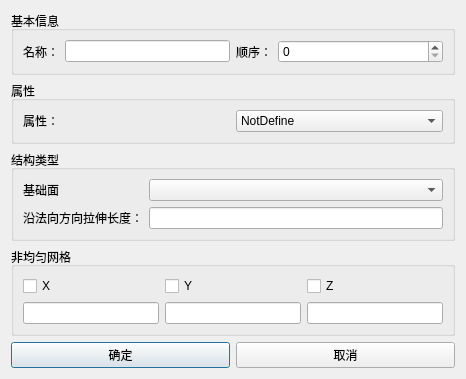
<?xml version="1.0" encoding="UTF-8"?>
<ui version="4.0">
 <class>Dialog</class>
 <widget class="QDialog" name="Dialog">
  <property name="geometry">
   <rect>
    <x>0</x>
    <y>0</y>
    <width>466</width>
    <height>347</height>
   </rect>
  </property>
  <property name="windowTitle">
   <string>Dialog</string>
  </property>
  <layout class="QVBoxLayout" name="verticalLayout_3">
   <item>
    <widget class="QGroupBox" name="groupBox">
     <property name="title">
      <string>基本信息</string>
     </property>
     <layout class="QHBoxLayout" name="horizontalLayout">
      <item>
       <layout class="QGridLayout" name="gridLayout" columnstretch="0,1,0,1">
        <item row="0" column="0">
         <widget class="QLabel" name="label">
          <property name="text">
           <string>名称：</string>
          </property>
         </widget>
        </item>
        <item row="0" column="1">
         <widget class="QLineEdit" name="lineEdit_name"/>
        </item>
        <item row="0" column="2">
         <widget class="QLabel" name="label_2">
          <property name="text">
           <string>顺序：</string>
          </property>
         </widget>
        </item>
        <item row="0" column="3">
         <widget class="QSpinBox" name="spinBox_order"/>
        </item>
       </layout>
      </item>
     </layout>
    </widget>
   </item>
   <item>
    <widget class="QGroupBox" name="groupBox_Attribute">
     <property name="title">
      <string>属性</string>
     </property>
     <layout class="QVBoxLayout" name="verticalLayout">
      <item>
       <layout class="QHBoxLayout" name="horizontalLayout_2">
        <item>
         <widget class="QLabel" name="label_3">
          <property name="text">
           <string>属性：</string>
          </property>
         </widget>
        </item>
        <item>
         <widget class="QComboBox" name="comboBox_attribute">
          <item>
           <property name="text">
            <string>NotDefine</string>
           </property>
          </item>
          <item>
           <property name="text">
            <string>Conductor</string>
           </property>
          </item>
          <item>
           <property name="text">
            <string>Custom</string>
           </property>
          </item>
          <item>
           <property name="text">
            <string>Void</string>
           </property>
          </item>
         </widget>
        </item>
       </layout>
      </item>
      <item>
       <layout class="QHBoxLayout" name="horizontalLayout_3"/>
      </item>
     </layout>
    </widget>
   </item>
   <item>
    <widget class="QGroupBox" name="groupBox_object">
     <property name="title">
      <string>结构类型</string>
     </property>
     <layout class="QVBoxLayout" name="verticalLayout_4">
      <item>
       <layout class="QGridLayout" name="gridLayout_2">
        <item row="0" column="0">
         <widget class="QLabel" name="label_4">
          <property name="text">
           <string>基础面</string>
          </property>
         </widget>
        </item>
        <item row="0" column="1">
         <widget class="QComboBox" name="comboBox_area"/>
        </item>
        <item row="1" column="0">
         <widget class="QLabel" name="label_5">
          <property name="text">
           <string>沿法向方向拉伸长度：</string>
          </property>
         </widget>
        </item>
        <item row="1" column="1">
         <widget class="QLineEdit" name="lineEdit_length"/>
        </item>
       </layout>
      </item>
     </layout>
    </widget>
   </item>
   <item>
    <widget class="QGroupBox" name="groupBox_2">
     <property name="title">
      <string>非均匀网格</string>
     </property>
     <layout class="QGridLayout" name="gridLayout_3">
      <item row="0" column="0">
       <widget class="QCheckBox" name="checkBox_X">
        <property name="text">
         <string>X</string>
        </property>
       </widget>
      </item>
      <item row="0" column="1">
       <widget class="QCheckBox" name="checkBox_Y">
        <property name="text">
         <string>Y</string>
        </property>
       </widget>
      </item>
      <item row="0" column="2">
       <widget class="QCheckBox" name="checkBox_Z">
        <property name="text">
         <string>Z</string>
        </property>
       </widget>
      </item>
      <item row="1" column="0">
       <widget class="QLineEdit" name="lineEdit_DX1"/>
      </item>
      <item row="1" column="1">
       <widget class="QLineEdit" name="lineEdit_DX2"/>
      </item>
      <item row="1" column="2">
       <widget class="QLineEdit" name="lineEdit_DX3"/>
      </item>
     </layout>
    </widget>
   </item>
   <item>
    <layout class="QHBoxLayout" name="horizontalLayout_4">
     <item>
      <widget class="QPushButton" name="pb_ok">
       <property name="text">
        <string>确定</string>
       </property>
      </widget>
     </item>
     <item>
      <widget class="QPushButton" name="pb_cancel">
       <property name="text">
        <string>取消</string>
       </property>
      </widget>
     </item>
    </layout>
   </item>
  </layout>
 </widget>
 <tabstops>
  <tabstop>pb_ok</tabstop>
  <tabstop>pb_cancel</tabstop>
  <tabstop>lineEdit_name</tabstop>
  <tabstop>spinBox_order</tabstop>
  <tabstop>comboBox_attribute</tabstop>
  <tabstop>comboBox_area</tabstop>
  <tabstop>lineEdit_length</tabstop>
  <tabstop>checkBox_X</tabstop>
  <tabstop>checkBox_Y</tabstop>
  <tabstop>checkBox_Z</tabstop>
  <tabstop>lineEdit_DX1</tabstop>
  <tabstop>lineEdit_DX2</tabstop>
  <tabstop>lineEdit_DX3</tabstop>
 </tabstops>
 <resources/>
 <connections/>
</ui>
